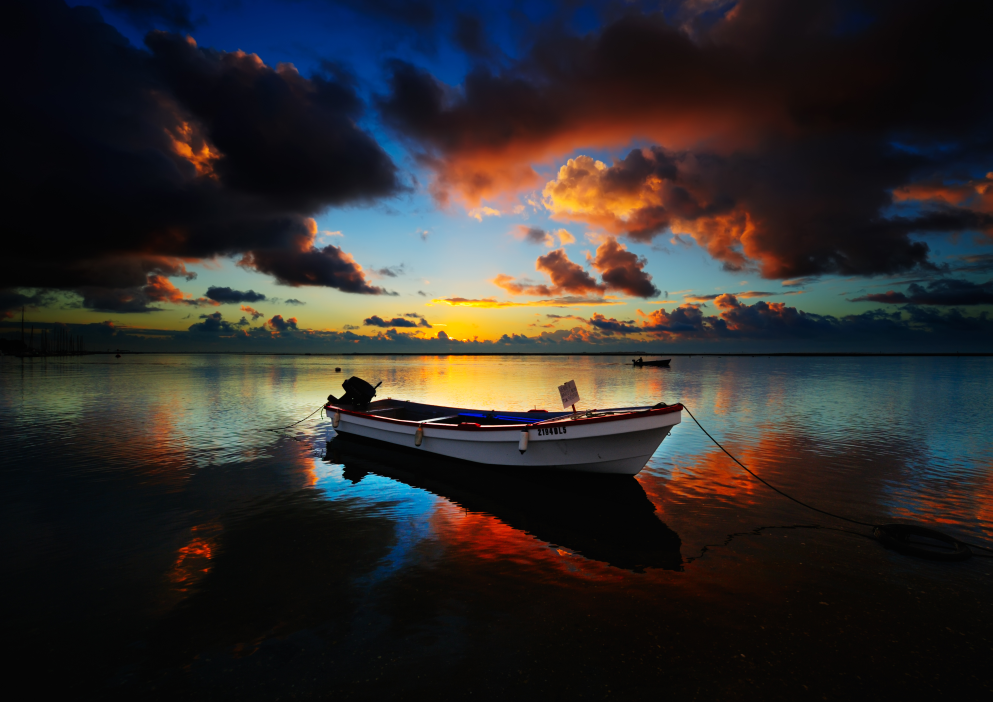
#> input picture images/2.jpg, 3971 x 2808 px, given in place of 1.jpg, which was not available (shown at 1/4 size); the run also reads 2 pictures not shown here
$ python s08_multiprocesing_real_program.py
#> lines starting #> are read from the running program, lines starting #| are printed output that depends on the picture; pictures that were not available may be replaced by others from this repository, and a replacement may not be noted
"""Написать программу, которая создает миниатюры изображений в папке images и сохраняет их в папке thumbs"""
import time
import os
from PIL import Image, ImageFilter
import multiprocessing

filenames = [
    'images/1.jpg',
    'images/2.jpg',
    'images/3.jpg',
    'images/4.jpg',
    'images/5.jpg',
]


def create_thumbnail(filename, size=(50, 50), thumb_dir='thumbs'):
    img = Image.open(filename)
    img = img.filter(ImageFilter.GaussianBlur())
    img.thumbnail(size)
    img.save(f'{thumb_dir}/{os.path.basename(filename)}')
    print(f'Файл {filename} обработан...')


if __name__ == '__main__':
    start = time.perf_counter()

    # однопроцессорное исполнение
    # for filename in filenames:
    #     create_thumbnail(filename)


    # создаем процесс
    processes = [multiprocessing.Process(target=create_thumbnail, args=[filename])
                for filename in filenames]

    # запускаем процесс
    for process in processes:
        process.start()
#> this loop made 5 passes
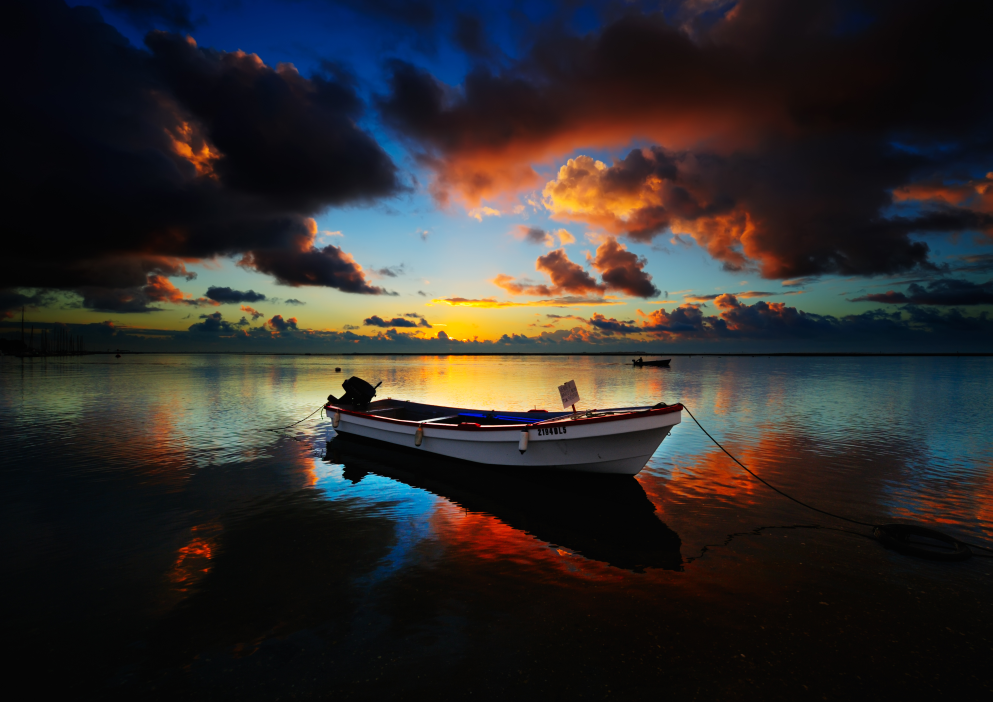
#> input picture images/2.jpg, 3971 x 2808 px, given in place of 1.jpg, which was not available (shown at 1/4 size)
#> pass 1, in create_thumbnail, `img.save(f'{thumb_dir}/{os.path.basename(filename)}')`:
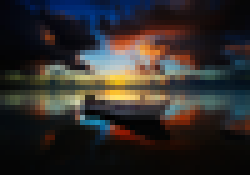
#> saved as 1.jpg: PIL image 50x35 RGB (shown 5 times larger); mean R, G, B 47.1, 43.6, 42.2
#> pass 3, in create_thumbnail (call 3), `img = Image.open(filename)`:
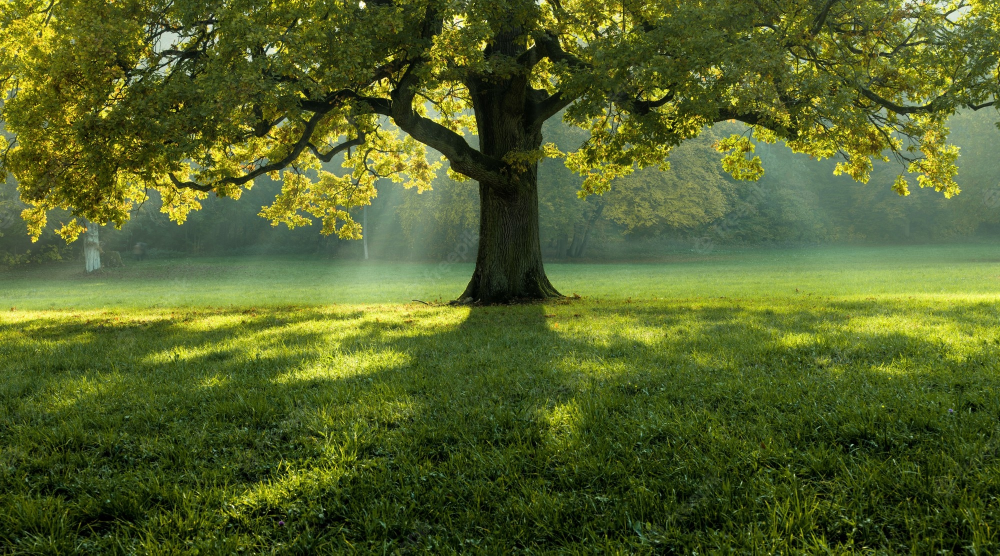
#> img: PIL image 2000x1111 RGB (shown at 1/2 size); mean R, G, B 84.4, 98.7, 41.1

    # дожидаемся выполнение
    for process in processes:
        process.join()

    finish = time.perf_counter()

    print(f'Выполнение заняло {finish - start:} секунд.')
